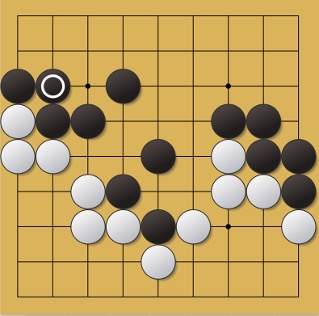
#> input picture data/raw/Pic1.jpg, 319 x 316 px
$ python LineDetect5-5.py
#> lines starting #> are read from the running program, lines starting #| are printed output that depends on the picture
import cv2
import numpy as np
from collections import defaultdict
from sklearn.cluster import KMeans

# [51 lines left out: functions is_similar, group_lines_by_orientation, fit_lines, not called in this run]

def classify_lines_by_angle(lines, angle_thresh=10):
    horizontals, verticals = [], []
    for x1, y1, x2, y2 in lines[:, 0]:
        angle = np.degrees(np.arctan2(y2 - y1, x2 - x1))
        if abs(angle) < angle_thresh or abs(angle - 180) < angle_thresh:
            horizontals.append((x1, y1, x2, y2))
        elif abs(angle - 90) < angle_thresh or abs(angle + 90) < angle_thresh:
            verticals.append((x1, y1, x2, y2))
    return horizontals, verticals

def filter_board_lines_lenient(line_group, img_shape, axis='h', margin_ratio=0.03):
    """
    更宽松的线条过滤，只过滤明显的噪声线条
    """
    if not line_group:
        return []

    height, width = img_shape[:2]
    margin_h = int(height * margin_ratio)  # 减少到3%
    margin_w = int(width * margin_ratio)

    filtered_lines = []

    for x1, y1, x2, y2 in line_group:
        # 只过滤掉非常靠近边缘的短线条
        if axis == 'h':
            y_avg = (y1 + y2) / 2
            line_length = abs(x2 - x1)
            # 对于靠近边缘的线条，要求更长的长度
            min_length_ratio = 0.15 if (y_avg < margin_h or y_avg > height - margin_h) else 0.1
            if line_length >= width * min_length_ratio:
                filtered_lines.append((x1, y1, x2, y2))
        else:
            x_avg = (x1 + x2) / 2
            line_length = abs(y2 - y1)
            # 对于靠近边缘的线条，要求更长的长度
            min_length_ratio = 0.15 if (x_avg < margin_w or x_avg > width - margin_w) else 0.1
            if line_length >= height * min_length_ratio:
                filtered_lines.append((x1, y1, x2, y2))

    return filtered_lines

def cluster_lines_conservative(line_group, expected_count, axis='h'):
    """
    保守的聚类方法，尽量保留所有检测到的线条
    """
    if not line_group:
        return []

    # 取坐标用于聚类
    coords = []
    for x1, y1, x2, y2 in line_group:
        coord = (y1 + y2) / 2 if axis == 'h' else (x1 + x2) / 2
        coords.append([coord])

    if len(coords) < 2:
        return line_group  # 如果线条太少，直接返回

    # 只在线条数量远超预期时才进行异常值过滤
    coord_values = [c[0] for c in coords]
    if len(coord_values) > expected_count * 2:  # 提高阈值到2倍
        # 使用更宽松的异常值检测
        q1 = np.percentile(coord_values, 15)  # 从25%改为15%
        q3 = np.percentile(coord_values, 85)  # 从75%改为85%
        iqr = q3 - q1

        # 使用更宽松的异常值阈值
        lower_bound = q1 - 3.0 * iqr  # 从2.0改为3.0
        upper_bound = q3 + 3.0 * iqr

        # 过滤异常值
        filtered_coords = []
        filtered_lines = []
        for i, coord in enumerate(coord_values):
            if lower_bound <= coord <= upper_bound:
                filtered_coords.append([coord])
                filtered_lines.append(line_group[i])

        if len(filtered_coords) >= 2:
            coords = filtered_coords
            line_group = filtered_lines
            print(f"异常值过滤: {axis}轴从{len(coord_values)}条线减少到{len(coords)}条")

    # 动态确定聚类数量
    n_clusters = min(len(coords), max(expected_count, len(coords) // 2))

    if n_clusters < 2:
        return line_group

    kmeans = KMeans(n_clusters=n_clusters, n_init=10, random_state=42)
    labels = kmeans.fit_predict(coords)
    centers = sorted([int(c[0]) for c in kmeans.cluster_centers_])

    # 对每个中心，选取该簇中所有点，拟合出一条代表线
    final_lines = []
    for i, center in enumerate(centers):
        group_lines = [line for idx, line in enumerate(line_group) if labels[idx] == i]
        xs, ys = [], []
        for x1, y1, x2, y2 in group_lines:
            xs.extend([x1, x2])
            ys.extend([y1, y2])
        if axis == 'h':
            x_min, x_max = min(xs), max(xs)
            final_lines.append((x_min, center, x_max, center))
        else:
            y_min, y_max = min(ys), max(ys)
            final_lines.append((center, y_min, center, y_max))
    return final_lines

def get_dominant_line_length(lines, axis='h'):
    """
    获取主导线条长度（最常见的完整线条长度）
    """
    lengths = []
    for x1, y1, x2, y2 in lines:
        if axis == 'h':
            length = abs(x2 - x1)
        else:
            length = abs(y2 - y1)
        lengths.append(length)

    if not lengths:
        return 0

    # 使用直方图找到最常见的长度范围
    hist, bins = np.histogram(lengths, bins=10)
    max_freq_idx = np.argmax(hist)

    # 返回该范围内的平均长度
    range_start = bins[max_freq_idx]
    range_end = bins[max_freq_idx + 1]

    # 找到在这个范围内的所有长度
    lengths_in_range = [l for l in lengths if range_start <= l <= range_end]

    if lengths_in_range:
        return int(np.mean(lengths_in_range))
    else:
        return int(np.mean(lengths))

def calculate_average_spacing(positions):
    """
    计算平均间距
    """
    if len(positions) < 2:
        return 0

    positions = sorted(positions)
    spacings = []
    for i in range(1, len(positions)):
        spacings.append(positions[i] - positions[i-1])

    return np.mean(spacings)

def regularize_board_lines_improved(h_lines, v_lines, n_lines=9):
    """
    改进的规整化函数，更好地处理边缘线条
    """
    print(f"输入: 横线 {len(h_lines)} 条, 竖线 {len(v_lines)} 条")

    regularized_h_lines = []
    regularized_v_lines = []

    # 处理横线
    if h_lines:
        h_positions = []
        for x1, y1, x2, y2 in h_lines:
            h_positions.append((y1 + y2) / 2)
        h_positions = sorted(h_positions)
        print(f"原始横线位置: {[int(p) for p in h_positions]}")

        # 智能选择线条子集
        selected_h_positions = select_best_lines(h_positions, n_lines)
        print(f"选择的横线位置: {[int(p) for p in selected_h_positions]}")

        if len(selected_h_positions) >= 2:
            # 基于选定的线条计算等间距
            total_h_span = selected_h_positions[-1] - selected_h_positions[0]
            ideal_h_spacing = total_h_span / (n_lines - 1) if n_lines > 1 else 0
            start_h_pos = selected_h_positions[0]

            ideal_h_positions = []
            for i in range(n_lines):
                ideal_h_positions.append(int(start_h_pos + i * ideal_h_spacing))

            print(f"理想横线位置: {ideal_h_positions}")

            # 确定横线的x坐标范围
            if v_lines:
                v_positions = [(x1 + x2) / 2 for x1, y1, x2, y2 in v_lines]
                x_min = int(min(v_positions))
                x_max = int(max(v_positions))
            else:
                all_x = []
                for x1, y1, x2, y2 in h_lines:
                    all_x.extend([x1, x2])
                x_min = min(all_x)
                x_max = max(all_x)

            # 生成规整的横线
            for y_pos in ideal_h_positions:
                regularized_h_lines.append((x_min, y_pos, x_max, y_pos))

    # 处理竖线（类似逻辑）
    if v_lines:
        v_positions = []
        for x1, y1, x2, y2 in v_lines:
            v_positions.append((x1 + x2) / 2)
        v_positions = sorted(v_positions)
        print(f"原始竖线位置: {[int(p) for p in v_positions]}")

        # 智能选择线条子集
        selected_v_positions = select_best_lines(v_positions, n_lines)
        print(f"选择的竖线位置: {[int(p) for p in selected_v_positions]}")

        if len(selected_v_positions) >= 2:
            # 基于选定的线条计算等间距
            total_v_span = selected_v_positions[-1] - selected_v_positions[0]
            ideal_v_spacing = total_v_span / (n_lines - 1) if n_lines > 1 else 0
            start_v_pos = selected_v_positions[0]

            ideal_v_positions = []
            for i in range(n_lines):
                ideal_v_positions.append(int(start_v_pos + i * ideal_v_spacing))

            print(f"理想竖线位置: {ideal_v_positions}")

            # 确定竖线的y坐标范围
            if h_lines:
                h_positions_for_v = [(y1 + y2) / 2 for x1, y1, x2, y2 in h_lines]
                y_min = int(min(h_positions_for_v))
                y_max = int(max(h_positions_for_v))
            else:
                all_y = []
                for x1, y1, x2, y2 in v_lines:
                    all_y.extend([y1, y2])
                y_min = min(all_y)
                y_max = max(all_y)

            # 生成规整的竖线
            for x_pos in ideal_v_positions:
                regularized_v_lines.append((x_pos, y_min, x_pos, y_max))

    print(f"输出: 横线 {len(regularized_h_lines)} 条, 竖线 {len(regularized_v_lines)} 条")
    return regularized_h_lines, regularized_v_lines

def select_best_lines(positions, target_count):
    """
    智能选择最佳的线条子集
    """
    if len(positions) <= target_count:
        return positions

    # 如果线条数量过多，选择分布最均匀的子集
    positions = sorted(positions)

    # 方法1：如果有明显的两个边界，选择包含边界的均匀分布
    total_span = positions[-1] - positions[0]

    # 计算所有可能的子集，选择间距最均匀的
    best_subset = positions[:target_count]
    best_variance = float('inf')

    # 使用滑动窗口寻找最佳子集
    for start_idx in range(len(positions) - target_count + 1):
        subset = positions[start_idx:start_idx + target_count]

        # 计算间距的方差
        spacings = []
        for i in range(1, len(subset)):
            spacings.append(subset[i] - subset[i-1])

        if spacings:
            variance = np.var(spacings)
            if variance < best_variance:
                best_variance = variance
                best_subset = subset

    return best_subset

def print_line_analysis(h_lines, v_lines):
    """
    打印线条分析信息
    """
    print("=== 线条分析 ===")
    print(f"检测到横线数量: {len(h_lines)}")
    print(f"检测到竖线数量: {len(v_lines)}")

    if h_lines:
        h_lengths = [abs(x2-x1) for x1,y1,x2,y2 in h_lines]
        h_positions = [(y1+y2)/2 for x1,y1,x2,y2 in h_lines]
        print(f"横线长度范围: {min(h_lengths):.1f} - {max(h_lengths):.1f}")
        print(f"横线主导长度: {get_dominant_line_length(h_lines, 'h')}")
        print(f"横线平均间距: {calculate_average_spacing(h_positions):.1f}")

    if v_lines:
        v_lengths = [abs(y2-y1) for x1,y1,x2,y2 in v_lines]
        v_positions = [(x1+x2)/2 for x1,y1,x2,y2 in v_lines]
        print(f"竖线长度范围: {min(v_lengths):.1f} - {max(v_lengths):.1f}")
        print(f"竖线主导长度: {get_dominant_line_length(v_lines, 'v')}")
        print(f"竖线平均间距: {calculate_average_spacing(v_positions):.1f}")
    print("================")

# 1. 读图 & 转灰度
#img = cv2.imread("../data/raw/BasicStraightLine2.jpg")
img = cv2.imread("../data/raw/Pic1.jpg")
#> img is the input picture: shape (316, 319, 3); mean B, G, R 96.4, 159.6, 189.2
gray = cv2.cvtColor(img, cv2.COLOR_BGR2GRAY)
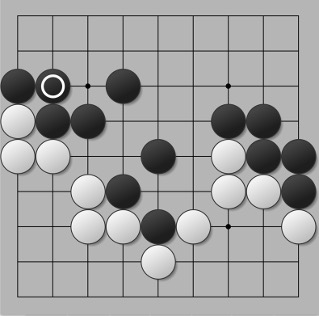
#> gray: shape (316, 319); min 0, max 255, mean 161.3

#先做高斯模糊 + 提升对比度
blur = cv2.GaussianBlur(gray, (3, 3), 0)
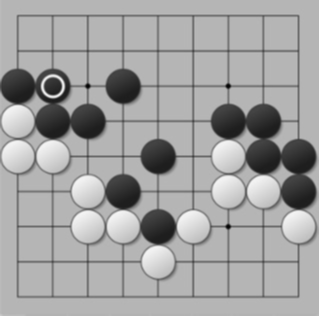
#> blur: shape (316, 319); min 2, max 244, mean 161.3
equalized = cv2.equalizeHist(blur)
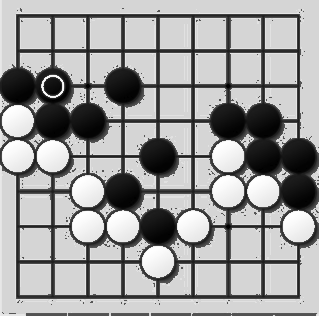
#> equalized: shape (316, 319); min 0, max 255, mean 159.4

#显示原图
cv2.imshow("Original Pic", img)
cv2.moveWindow("Original Pic", 0, 0)

# 2. 边缘检测
edges = cv2.Canny(equalized, 50, 150)
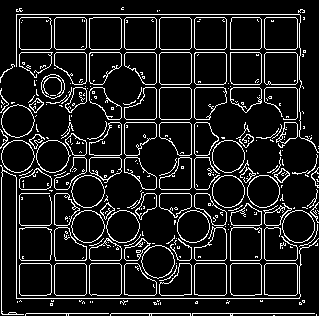
#> edges: shape (316, 319); 11.6% white in thin lines or dots

#设定检测 N 路棋盘
N = 9

print("Equalized shape:", equalized.shape, "dtype:", equalized.dtype)
#| Equalized shape: (316, 319) dtype: uint8
print("Equalized min/max:", np.min(equalized), np.max(equalized))
#| Equalized min/max: 0 255
#> (the rest of the program and of its run is left out)
